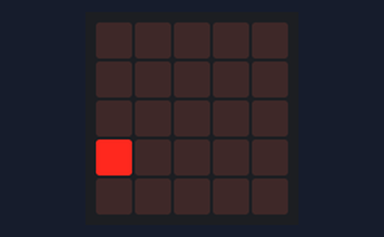
The program below on a simulated BBC micro:bit running MicroPython. Shown: the board's 5×5 LED display.

Above: at 0.2 s.
At 0.6 s:
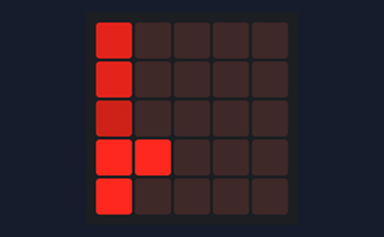
At 1.0 s:
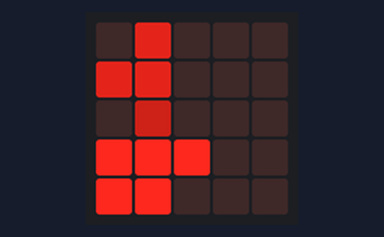
At 1.8 s:
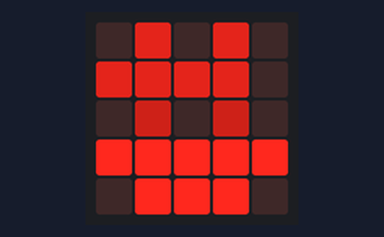
At 2.61 s:
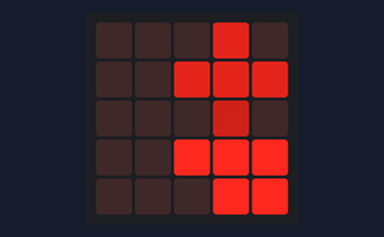
At 3.7 s:
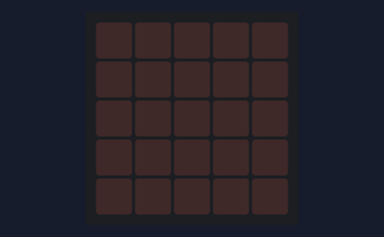

Measured:
- by itself, everything shown: repeats every 4.8 s, in 10 steps
- what the display in image 1 shows lasts 0.4 s, from 0.4 s to 0.8 s
- what the display in image 5 shows lasts 1.2 s, from 3.6 s to 4.8 s

The program:

Blue_Peter_Images.py
```python
# Playing with custom LED images
import microbit as mb

boat1 = mb.Image('00000:'
                 '00000:'
                 '00000:'
                 '90000:'
                 '00000')

boat2 = mb.Image('60000:'
                 '60000:'
                 '40000:'
                 '99000:'
                 '90000')

boat3 = mb.Image('06000:'
                 '66000:'
                 '04000:'
                 '99900:'
                 '99000')

boat4 = mb.Image('00600:'
                 '66600:'
                 '40400:'
                 '99990:'
                 '99900')

boat5 = mb.Image('06060:'
                 '66660:'
                 '04040:'
                 '99999:'
                 '09990')

boat6 = mb.Image('00606:'
                 '06666:'
                 '00404:'
                 '09999:'
                 '00999')

boat7 = mb.Image('00060:'
                 '00666:'
                 '00040:'
                 '00999:'
                 '00099')

boat8 = mb.Image('00006:'
                 '00066:'
                 '00004:'
                 '00099:'
                 '00009')

boat9 = mb.Image('00000:'
                 '00006:'
                 '00000:'
                 '00009:'
                 '00000')

boat10= mb.Image('00000:'
                 '00000:'
                 '00000:'
                 '00000:'
                 '00000')

all_boats=[boat1, boat2, boat3, boat4, boat5, boat6, boat7, boat8, boat9, boat10, boat10, boat10]
mb.display.show(all_boats,loop=True)
```
